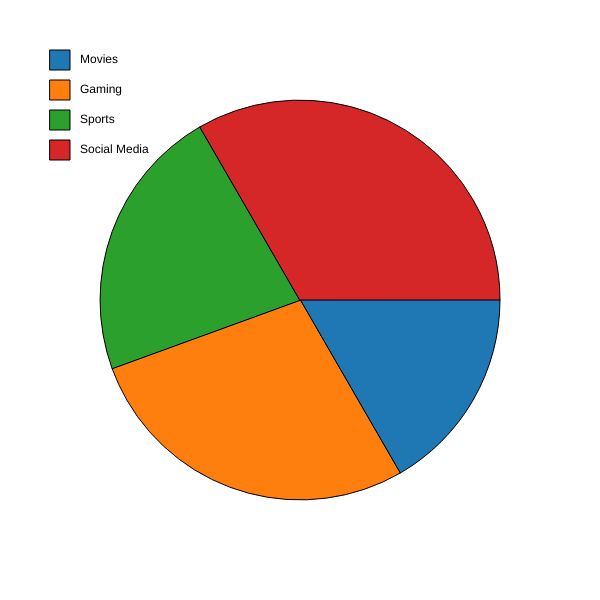
Frame 1 (no input)
Frame 2 (the mouse pressed at the canvas centre, redrawn once): identical to frame 1, image omitted

The p5.js sketch that drew this single still picture (run headless with seeded random() and noise() and a simulated clock; the mouse was pressed at the canvas centre and the sketch redrawn once):

// p5.js sketch
// ── sketch.js
let categories = ['Movies', 'Gaming', 'Sports', 'Social Media'];
let data = [30, 50, 40, 60]; // Example data for each category
let colors = ['#1f77b4', '#ff7f0e', '#2ca02c', '#d62728']; // Colors for each category

function setup() {
  createCanvas(600, 600);
  noLoop();
}

function draw() {
  background(255);
  let total = data.reduce((sum, value) => sum + value, 0); 
  let angleStart = 0; 

  // Draw the pie chart
  for (let i = 0; i < data.length; i++) {
    let angleEnd = angleStart + (data[i] / total) * TWO_PI; 
    fill(colors[i]);
    arc(width / 2, height / 2, 400, 400, angleStart, angleEnd, PIE);
    angleStart = angleEnd;
  }


  for (let i = 0; i < categories.length; i++) {
    fill(colors[i]);
    rect(50, 50 + i * 30, 20, 20);
    fill(0);
    textAlign(LEFT, CENTER);
    text(categories[i], 80, 60 + i * 30);
  }
}
